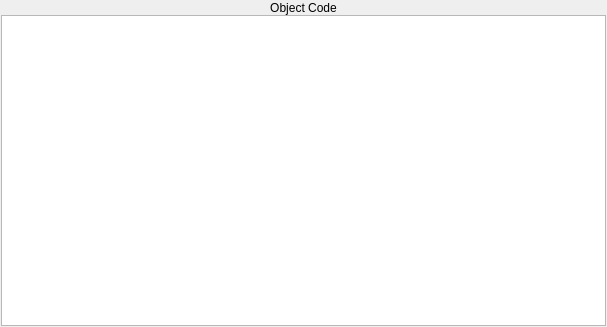
<?xml version="1.0" encoding="UTF-8"?>
<ui version="4.0">
 <class>ObjectCodePane</class>
 <widget class="QWidget" name="ObjectCodePane">
  <property name="geometry">
   <rect>
    <x>0</x>
    <y>0</y>
    <width>607</width>
    <height>327</height>
   </rect>
  </property>
  <property name="windowTitle">
   <string>Form</string>
  </property>
  <layout class="QVBoxLayout">
   <property name="leftMargin">
    <number>1</number>
   </property>
   <property name="topMargin">
    <number>1</number>
   </property>
   <property name="rightMargin">
    <number>1</number>
   </property>
   <property name="bottomMargin">
    <number>1</number>
   </property>
   <item>
    <layout class="QVBoxLayout">
     <property name="spacing">
      <number>0</number>
     </property>
     <item>
      <widget class="QLabel" name="label">
       <property name="sizePolicy">
        <sizepolicy hsizetype="Expanding" vsizetype="Preferred">
         <horstretch>0</horstretch>
         <verstretch>0</verstretch>
        </sizepolicy>
       </property>
       <property name="palette">
        <palette>
         <active>
          <colorrole role="Base">
           <brush brushstyle="SolidPattern">
            <color alpha="255">
             <red>255</red>
             <green>255</green>
             <blue>255</blue>
            </color>
           </brush>
          </colorrole>
          <colorrole role="Window">
           <brush brushstyle="SolidPattern">
            <color alpha="255">
             <red>104</red>
             <green>173</green>
             <blue>245</blue>
            </color>
           </brush>
          </colorrole>
         </active>
         <inactive>
          <colorrole role="Base">
           <brush brushstyle="SolidPattern">
            <color alpha="255">
             <red>255</red>
             <green>255</green>
             <blue>255</blue>
            </color>
           </brush>
          </colorrole>
          <colorrole role="Window">
           <brush brushstyle="SolidPattern">
            <color alpha="255">
             <red>104</red>
             <green>173</green>
             <blue>245</blue>
            </color>
           </brush>
          </colorrole>
         </inactive>
         <disabled>
          <colorrole role="Base">
           <brush brushstyle="SolidPattern">
            <color alpha="255">
             <red>104</red>
             <green>173</green>
             <blue>245</blue>
            </color>
           </brush>
          </colorrole>
          <colorrole role="Window">
           <brush brushstyle="SolidPattern">
            <color alpha="255">
             <red>104</red>
             <green>173</green>
             <blue>245</blue>
            </color>
           </brush>
          </colorrole>
         </disabled>
        </palette>
       </property>
       <property name="frameShape">
        <enum>QFrame::Panel</enum>
       </property>
       <property name="frameShadow">
        <enum>QFrame::Plain</enum>
       </property>
       <property name="lineWidth">
        <number>0</number>
       </property>
       <property name="text">
        <string>Object Code</string>
       </property>
       <property name="alignment">
        <set>Qt::AlignCenter</set>
       </property>
      </widget>
     </item>
     <item>
      <widget class="QPlainTextEdit" name="plainTextEdit">
       <property name="font">
        <font>
         <family>Courier</family>
         <pointsize>12</pointsize>
         <weight>50</weight>
         <italic>false</italic>
         <bold>false</bold>
         <underline>false</underline>
         <strikeout>false</strikeout>
        </font>
       </property>
       <property name="horizontalScrollBarPolicy">
        <enum>Qt::ScrollBarAsNeeded</enum>
       </property>
      </widget>
     </item>
    </layout>
   </item>
  </layout>
 </widget>
 <resources/>
 <connections/>
</ui>
